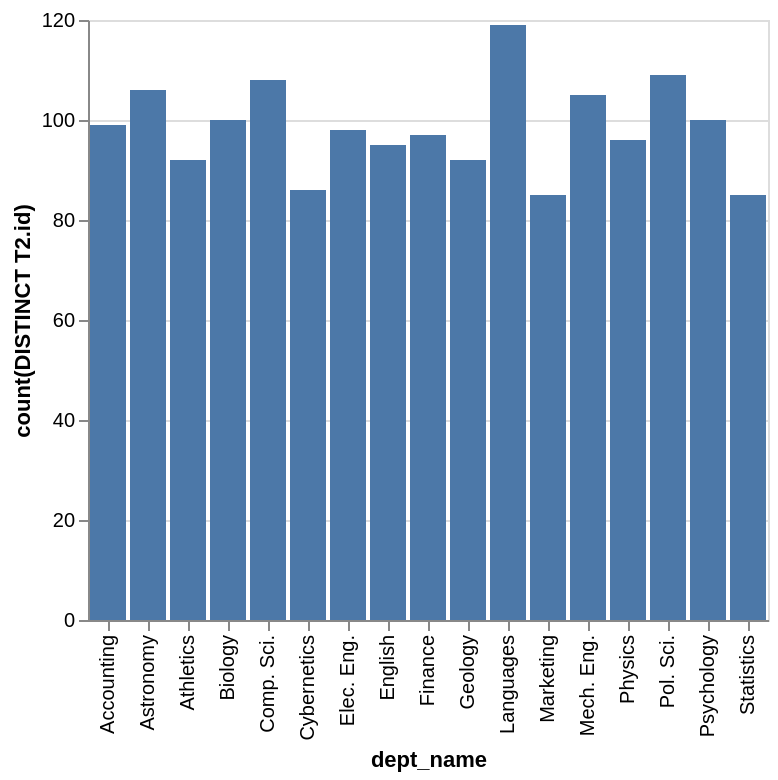

This figure's Vega-Lite source:
### Vega-Lite specification from a JSON file in a GitHub repository (floating-point values rounded to 4 significant figures)
{"data": {"values": [{"x_data": "Accounting", "y_data": 99}, {"x_data": "Astronomy", "y_data": 106}, {"x_data": "Athletics", "y_data": 92}, {"x_data": "Biology", "y_data": 100}, {"x_data": "Comp. Sci.", "y_data": 108}, {"x_data": "Cybernetics", "y_data": 86}, {"x_data": "Elec. Eng.", "y_data": 98}, {"x_data": "English", "y_data": 95}, {"x_data": "Finance", "y_data": 97}, {"x_data": "Geology", "y_data": 92}, {"x_data": "Languages", "y_data": 119}, {"x_data": "Marketing", "y_data": 85}, {"x_data": "Mech. Eng.", "y_data": 105}, {"x_data": "Physics", "y_data": 96}, {"x_data": "Pol. Sci.", "y_data": 109}, {"x_data": "Psychology", "y_data": 100}, {"x_data": "Statistics", "y_data": 85}]}, "mark": "bar", "encoding": {"x": {"field": "x_data", "type": "nominal", "title": "dept_name", "sort": "ascending"}, "y": {"field": "y_data", "type": "quantitative", "title": "count(DISTINCT T2.id)"}}}
